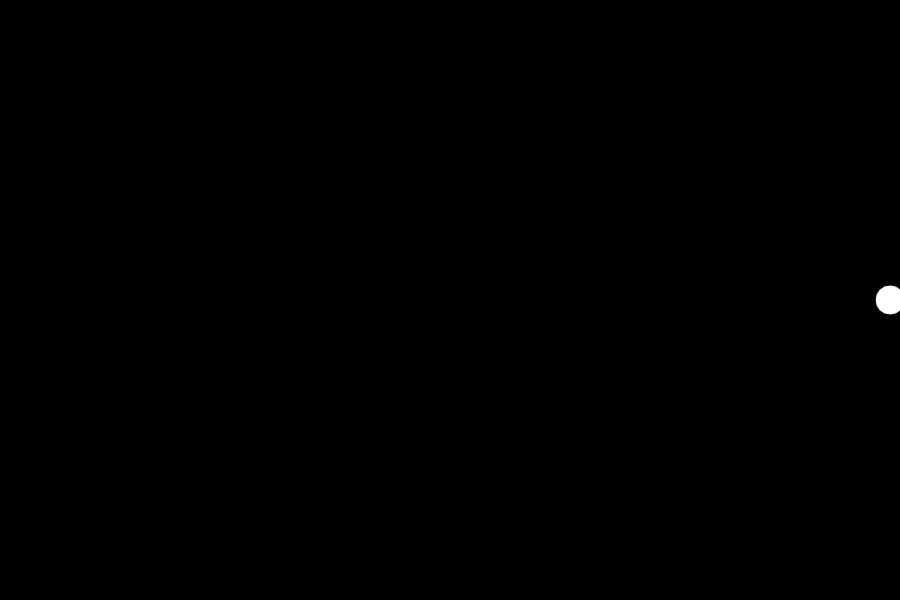
Frame 1 (no input)
Frame 60 (no input): blank canvas, image omitted
Frame 120 (the mouse pressed at the canvas centre since frame 60): blank canvas, image omitted

The p5.js sketch that drew this single still picture (run headless with seeded random() and noise() and a simulated clock; from frame 60 on, the mouse is pressed at the canvas centre):

// p5.js sketch
// ── sketch.js
function setup() {
  createCanvas(900, 600);
  background(0);
  angleMode(DEGREES);
}

function draw() {
  background(0);

  fill(255);
  translate(width / 2, height / 2);

  let amp = width / 2;
  let period = 360; // seconds
  let phase = 90; // start position
  let freq = 2; // 2 cycle per second (2 Hz)

  // frameCount takes 60 frames to complete a second
  // let locX = sin(360 * (frameCount / period) + phase) * amp;
  let locX = sin(frameCount * 6 * freq + phase) * amp;

  circle(locX, 0, 30);
}
